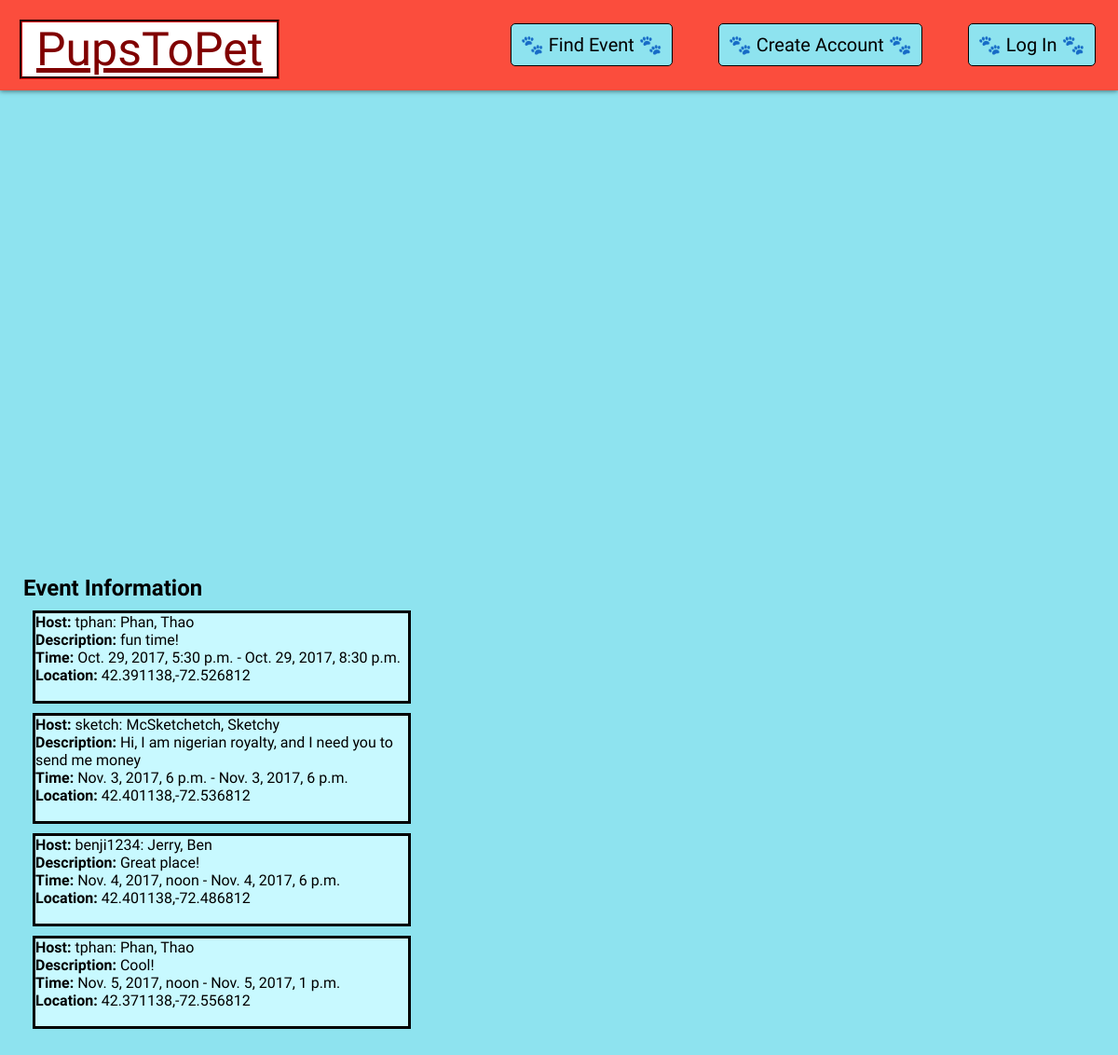
Screenshot of /PupsToPet/dashboard with the database file from the repository.
### PupsToPet/models.py (models this page shows, shortened)
class Event(models.Model):
    name = models.CharField(max_length=75,null=True,help_text="Event name")
    ID = models.UUIDField(primary_key=True, default=uuid.uuid4, help_text="Unique ID for each event")
    host = models.ForeignKey('Owner',on_delete=models.SET_NULL,null=True,help_text="Host of event")
    pets = models.ManyToManyField(Pet,help_text="Pets attending event")
    start_time = models.DateTimeField(max_length=10,null=True,help_text="Enter time that event starts")
    end_time = models.DateTimeField(max_length=10,null=True,help_text="Enter time that event ends")
    description = models.CharField(max_length=300, null=True, help_text="Enter event description here!")
    location = models.CharField(max_length=100,null=True,help_text="Enter event location") #special data type?
    class Meta:
        ordering = ["start_time", "name", "host", "ID"]

class Owner(models.Model):
    ID = models.UUIDField(primary_key=True, default=uuid.uuid4, help_text="Owner's unique id")
    user = models.OneToOneField(User, on_delete=models.CASCADE)
    GENDER_CHOICES = (('M', 'Male'), ('F', 'Female'),)
    gender = models.CharField(max_length=1, default='M', choices=GENDER_CHOICES, blank=True, help_text="Owner's gender")
    def __str__(self):
        if self.user != None:
            return '%s: %s, %s' % (self.user.username, self.user.last_name, self.user.first_name)
        return '%s' % self.ID

### PupsToPet/views.py (the view)
def dashboard(request):
    events=Event.objects.all()
    if request.user.is_authenticated():
        dogs=request.user.owner.pet_set.all()
    else:
        dogs=None
    return render(
        request,
        'dashboard.html',
        context={'events':events,'dogs':dogs},
    )

### PupsToPet/templates/dashboard.html (shortened to what this page needs)
{% extends "base_generic.html" %}
{% load static %}
{% block navbar %}
{% if user.is_authenticated %}
    <a href="{% url 'logout' %}?next={% url 'about' %}">
        <button>
            &#x1F43E; Log Out &#x1F43E;
        </button>
    </a>
    <a href="{% url 'userinfo' %}">
        <button>
            &#x1F43E; Account Settings &#x1F43E;
        </button>
    </a>
    <a href="{% url 'createevent' %}">
        <button>
            &#x1F43E; Create Event &#x1F43E;
        </button>
    </a>
{% else %}
    <a href="{% url 'login' %}?next={% url 'dashboard' %}">
        <button>
            &#x1F43E; Log In &#x1F43E;
        </button>
    </a>
    <a href="{% url 'createaccount' %}">
        <button>
            &#x1F43E; Create Account &#x1F43E;
        </button>
    </a>
{% endif %}
<a href="{% url 'findevent' %}">
    <button>
        &#x1F43E; Find Event &#x1F43E;
    </button>
</a>
{% endblock %}
{% block content %}
<div id="page-content">
    <div id="map" style="height: 450px;width: 80%"></div>
    <div style="padding-top:10px;padding-left:5px">
        <h2>Event Information</h2>
        {% for eve in events %}
        <div style="border: 3px solid black;margin: 10px;width: 400px;background-color: rgb(200, 249, 255);;">
              <p><strong>Host: </strong>{{eve.host}}</p>
              <p><strong>Description: </strong>{{eve.description}}</p>
              <p><strong>Time: </strong>{{eve.start_time}} - {{eve.end_time}}</p>
              <p><strong>Location: </strong>{{eve.location}}</p>
              <br>
        </div>
        {% endfor %}
    </div>
</div>
{% endblock %}

### PupsToPet/templates/base_generic.html (shortened to what this page needs)
{% load static %}
<!DOCTYPE html>
<html>
    <head>
        {% block styles %}
        <link href="{% static 'css/style.css' %}" rel="stylesheet" type="text/css">
        {% endblock %}
    </head>
    <body>
        <nav>
            <h1>
                PupsToPet
            </h1>
            {% block navbar %}{% endblock %}
        </nav>
        {% block content %}{% endblock %}
    </body>
</html>

### PupsToPet/static/css/style.css (style rules this page uses)
nav { height: 97px; background-color: #FB4D3D; box-shadow: 0px 1px 5px rgba(0,0,0,.5); position: fixed; width: 100%; top: 0px; left: 0; font-family: 'Fredericka the Great', cursive; z-index: 4; }
h1,h2,h3,h4,h5,h6,p { font-family: 'Karma', serif; margin: 0; }
h1 { display: inline-block; margin: 21px; font-size: 50px; padding-left: 15px; padding-right: 15px; }
nav button { float: right; margin: 24.5px; color: black; font-family: 'Fredericka the Great', cursive; }
nav h1 { background-color: white; color: maroon; text-decoration: underline; border-style: groove; border-color: maroon; text-decoration-color: maroon; text-shadow: 10px; font-family: 'Fredericka the Great', cursive; font-weight: 500; z-index: 4; }
#page-content { margin-top: 97px; padding: 20px; }
button { color: white; background-color: #8EE3EF; border: 1px solid black; border-radius: 5px; padding: 10px; font-size: 20px; }
body { margin: 0; background-color: #8EE3EF; }
a { text-decoration: none; color: black; }
nav { height: 97px; background-color: #FB4D3D; box-shadow: 0px 1px 5px rgba(0,0,0,.5); position: fixed; width: 100%; top: 0px; left: 0; font-family: 'Fredericka the Great', cursive; }
#map { height: 500px; width: 60%; float: right; margin: 20px; }

### rows the page displays
Event: host "tphan: Phan, Thao", description "fun time!", start_time "Oct. 29, 2017, 5:30 p.m.", end_time "Oct. 29, 2017, 8:30 p.m.", location "42.391138,-72.526812"
Event: host "sketch: McSketchetch, Sketchy", description "Hi, I am nigerian royalty, and I need you to send me money", start_time "Nov. 3, 2017, 6 p.m.", end_time "Nov. 3, 2017, 6 p.m.", location "42.401138,-72.536812"
Event: host "benji1234: Jerry, Ben", description "Great place!", start_time "Nov. 4, 2017, noon", end_time "Nov. 4, 2017, 6 p.m.", location "42.401138,-72.486812"
Event: host "tphan: Phan, Thao", description "Cool!", start_time "Nov. 5, 2017, noon", end_time "Nov. 5, 2017, 1 p.m.", location "42.371138,-72.556812"
